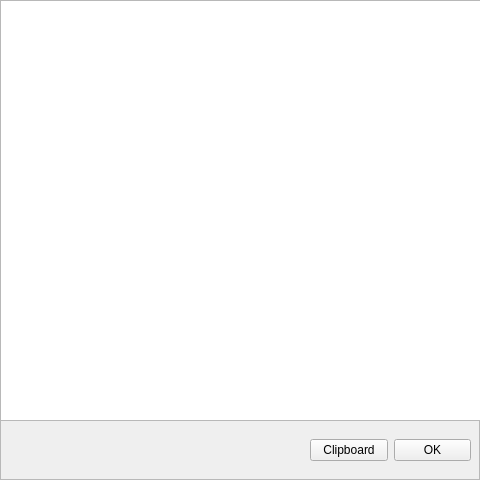
<?xml version="1.0" encoding="UTF-8"?>
<ui version="4.0">
 <class>StatsWidget</class>
 <widget class="QFrame" name="StatsWidget">
  <property name="geometry">
   <rect>
    <x>0</x>
    <y>0</y>
    <width>480</width>
    <height>480</height>
   </rect>
  </property>
  <property name="windowTitle">
   <string>FS Stats</string>
  </property>
  <property name="frameShape">
   <enum>QFrame::StyledPanel</enum>
  </property>
  <property name="frameShadow">
   <enum>QFrame::Raised</enum>
  </property>
  <widget class="QWidget" name="verticalLayoutWidget">
   <property name="geometry">
    <rect>
     <x>0</x>
     <y>0</y>
     <width>481</width>
     <height>421</height>
    </rect>
   </property>
   <layout class="QVBoxLayout" name="verticalLayout">
    <property name="bottomMargin">
     <number>0</number>
    </property>
    <item>
     <widget class="QPlainTextEdit" name="StatsText">
      <property name="undoRedoEnabled">
       <bool>false</bool>
      </property>
      <property name="readOnly">
       <bool>true</bool>
      </property>
     </widget>
    </item>
   </layout>
  </widget>
  <widget class="QWidget" name="horizontalLayoutWidget">
   <property name="geometry">
    <rect>
     <x>310</x>
     <y>420</y>
     <width>161</width>
     <height>61</height>
    </rect>
   </property>
   <layout class="QHBoxLayout" name="horizontalLayout">
    <item>
     <widget class="QPushButton" name="Clipboard">
      <property name="text">
       <string>Clipboard</string>
      </property>
     </widget>
    </item>
    <item>
     <widget class="QPushButton" name="Confirm">
      <property name="text">
       <string>OK</string>
      </property>
     </widget>
    </item>
   </layout>
  </widget>
 </widget>
 <resources/>
 <connections/>
</ui>
